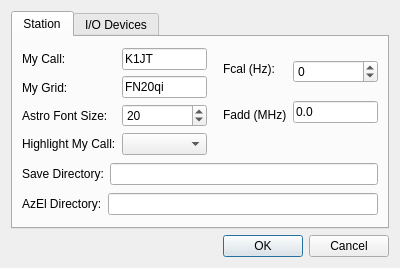
<?xml version="1.0" encoding="UTF-8"?>
<ui version="4.0">
 <class>DialogSndCard</class>
 <widget class="QDialog" name="DialogSndCard">
  <property name="geometry">
   <rect>
    <x>0</x>
    <y>0</y>
    <width>400</width>
    <height>268</height>
   </rect>
  </property>
  <property name="windowTitle">
   <string>Settings</string>
  </property>
  <layout class="QGridLayout" name="gridLayout_2">
   <item row="0" column="0">
    <widget class="QTabWidget" name="ioTabWidget">
     <property name="currentIndex">
      <number>0</number>
     </property>
     <widget class="QWidget" name="tab">
      <attribute name="title">
       <string>Station</string>
      </attribute>
      <layout class="QHBoxLayout" name="horizontalLayout">
       <item>
        <layout class="QVBoxLayout" name="verticalLayout_6">
         <item>
          <layout class="QHBoxLayout" name="horizontalLayout_2">
           <item>
            <layout class="QVBoxLayout" name="verticalLayout">
             <item>
              <widget class="QLabel" name="label">
               <property name="minimumSize">
                <size>
                 <width>0</width>
                 <height>20</height>
                </size>
               </property>
               <property name="text">
                <string>My Call:</string>
               </property>
              </widget>
             </item>
             <item>
              <widget class="QLabel" name="label_2">
               <property name="minimumSize">
                <size>
                 <width>0</width>
                 <height>20</height>
                </size>
               </property>
               <property name="text">
                <string>My Grid:</string>
               </property>
              </widget>
             </item>
             <item>
              <widget class="QLabel" name="label_7">
               <property name="text">
                <string>Astro Font Size:</string>
               </property>
              </widget>
             </item>
             <item>
              <widget class="QLabel" name="label_3">
               <property name="text">
                <string>Highlight My Call:</string>
               </property>
              </widget>
             </item>
            </layout>
           </item>
           <item>
            <layout class="QVBoxLayout" name="verticalLayout_3">
             <item>
              <widget class="QLineEdit" name="myCallEntry">
               <property name="maximumSize">
                <size>
                 <width>16777215</width>
                 <height>16777215</height>
                </size>
               </property>
               <property name="text">
                <string>K1JT</string>
               </property>
              </widget>
             </item>
             <item>
              <widget class="QLineEdit" name="myGridEntry">
               <property name="maximumSize">
                <size>
                 <width>16777215</width>
                 <height>16777215</height>
                </size>
               </property>
               <property name="text">
                <string>FN20qi</string>
               </property>
              </widget>
             </item>
             <item>
              <widget class="QSpinBox" name="astroFont">
               <property name="minimum">
                <number>12</number>
               </property>
               <property name="maximum">
                <number>32</number>
               </property>
               <property name="value">
                <number>20</number>
               </property>
              </widget>
             </item>
             <item>
              <widget class="QComboBox" name="myCallColor"/>
             </item>
            </layout>
           </item>
           <item>
            <spacer name="horizontalSpacer_2">
             <property name="orientation">
              <enum>Qt::Horizontal</enum>
             </property>
             <property name="sizeType">
              <enum>QSizePolicy::Fixed</enum>
             </property>
             <property name="sizeHint" stdset="0">
              <size>
               <width>10</width>
               <height>20</height>
              </size>
             </property>
            </spacer>
           </item>
           <item>
            <layout class="QVBoxLayout" name="verticalLayout_4">
             <item>
              <widget class="QLabel" name="label_9">
               <property name="minimumSize">
                <size>
                 <width>0</width>
                 <height>20</height>
                </size>
               </property>
               <property name="text">
                <string>Fcal (Hz):</string>
               </property>
              </widget>
             </item>
             <item>
              <widget class="QLabel" name="label_11">
               <property name="minimumSize">
                <size>
                 <width>0</width>
                 <height>20</height>
                </size>
               </property>
               <property name="text">
                <string>Fadd (MHz)</string>
               </property>
              </widget>
             </item>
             <item>
              <spacer name="verticalSpacer">
               <property name="orientation">
                <enum>Qt::Vertical</enum>
               </property>
               <property name="sizeType">
                <enum>QSizePolicy::Fixed</enum>
               </property>
               <property name="sizeHint" stdset="0">
                <size>
                 <width>20</width>
                 <height>20</height>
                </size>
               </property>
              </spacer>
             </item>
            </layout>
           </item>
           <item>
            <layout class="QVBoxLayout" name="verticalLayout_5">
             <item>
              <widget class="QSpinBox" name="fCalSpinBox">
               <property name="minimum">
                <number>-50000</number>
               </property>
               <property name="maximum">
                <number>50000</number>
               </property>
              </widget>
             </item>
             <item>
              <widget class="QLineEdit" name="faddEntry">
               <property name="text">
                <string>0.0</string>
               </property>
              </widget>
             </item>
             <item>
              <spacer name="verticalSpacer_3">
               <property name="orientation">
                <enum>Qt::Vertical</enum>
               </property>
               <property name="sizeType">
                <enum>QSizePolicy::Fixed</enum>
               </property>
               <property name="sizeHint" stdset="0">
                <size>
                 <width>20</width>
                 <height>20</height>
                </size>
               </property>
              </spacer>
             </item>
            </layout>
           </item>
          </layout>
         </item>
         <item>
          <layout class="QHBoxLayout" name="horizontalLayout_3">
           <item>
            <widget class="QLabel" name="label_10">
             <property name="minimumSize">
              <size>
               <width>80</width>
               <height>20</height>
              </size>
             </property>
             <property name="text">
              <string>Save Directory:</string>
             </property>
            </widget>
           </item>
           <item>
            <widget class="QLineEdit" name="saveDirEntry">
             <property name="text">
              <string/>
             </property>
            </widget>
           </item>
          </layout>
         </item>
         <item>
          <layout class="QHBoxLayout" name="horizontalLayout_4">
           <item>
            <widget class="QLabel" name="label_6">
             <property name="minimumSize">
              <size>
               <width>80</width>
               <height>20</height>
              </size>
             </property>
             <property name="text">
              <string>AzEl Directory:</string>
             </property>
            </widget>
           </item>
           <item>
            <widget class="QLineEdit" name="azelDirEntry">
             <property name="text">
              <string/>
             </property>
            </widget>
           </item>
          </layout>
         </item>
        </layout>
       </item>
      </layout>
     </widget>
     <widget class="QWidget" name="tab_2">
      <property name="enabled">
       <bool>true</bool>
      </property>
      <attribute name="title">
       <string>I/O Devices</string>
      </attribute>
      <widget class="QWidget" name="layoutWidget_2">
       <property name="geometry">
        <rect>
         <x>0</x>
         <y>10</y>
         <width>255</width>
         <height>64</height>
        </rect>
       </property>
       <layout class="QVBoxLayout" name="verticalLayout_8">
        <item>
         <widget class="QGroupBox" name="groupBox_2">
          <property name="sizePolicy">
           <sizepolicy hsizetype="Preferred" vsizetype="Preferred">
            <horstretch>0</horstretch>
            <verstretch>0</verstretch>
           </sizepolicy>
          </property>
          <property name="title">
           <string>Input from Linrad or SDR Console</string>
          </property>
          <layout class="QGridLayout" name="gridLayout">
           <item row="0" column="0">
            <layout class="QVBoxLayout" name="verticalLayout_7">
             <item>
              <layout class="QHBoxLayout" name="horizontalLayout_8">
               <item>
                <widget class="QSpinBox" name="sb_dB">
                 <property name="enabled">
                  <bool>true</bool>
                 </property>
                 <property name="toolTip">
                  <string>&lt;html&gt;&lt;head/&gt;&lt;body&gt;&lt;p&gt;Adjust to scale digital I/Q data.&lt;/p&gt;&lt;/body&gt;&lt;/html&gt;</string>
                 </property>
                 <property name="suffix">
                  <string>  dB</string>
                 </property>
                 <property name="prefix">
                  <string>Gain  </string>
                 </property>
                 <property name="minimum">
                  <number>-50</number>
                 </property>
                 <property name="maximum">
                  <number>50</number>
                 </property>
                 <property name="singleStep">
                  <number>1</number>
                 </property>
                </widget>
               </item>
               <item>
                <spacer name="horizontalSpacer_11">
                 <property name="orientation">
                  <enum>Qt::Horizontal</enum>
                 </property>
                 <property name="sizeHint" stdset="0">
                  <size>
                   <width>40</width>
                   <height>20</height>
                  </size>
                 </property>
                </spacer>
               </item>
               <item>
                <widget class="QSpinBox" name="sbPort">
                 <property name="minimumSize">
                  <size>
                   <width>57</width>
                   <height>0</height>
                  </size>
                 </property>
                 <property name="minimum">
                  <number>20000</number>
                 </property>
                 <property name="maximum">
                  <number>51000</number>
                 </property>
                 <property name="value">
                  <number>50004</number>
                 </property>
                </widget>
               </item>
               <item>
                <widget class="QLabel" name="label_Port">
                 <property name="sizePolicy">
                  <sizepolicy hsizetype="Fixed" vsizetype="Fixed">
                   <horstretch>0</horstretch>
                   <verstretch>0</verstretch>
                  </sizepolicy>
                 </property>
                 <property name="minimumSize">
                  <size>
                   <width>26</width>
                   <height>0</height>
                  </size>
                 </property>
                 <property name="maximumSize">
                  <size>
                   <width>16777215</width>
                   <height>20</height>
                  </size>
                 </property>
                 <property name="text">
                  <string>Port</string>
                 </property>
                </widget>
               </item>
              </layout>
             </item>
            </layout>
           </item>
          </layout>
         </widget>
        </item>
       </layout>
      </widget>
      <widget class="QGroupBox" name="groupBox">
       <property name="geometry">
        <rect>
         <x>10</x>
         <y>90</y>
         <width>361</width>
         <height>80</height>
        </rect>
       </property>
       <property name="title">
        <string>LiveCQ URL</string>
       </property>
       <widget class="QRadioButton" name="otherBut">
        <property name="geometry">
         <rect>
          <x>10</x>
          <y>50</y>
          <width>51</width>
          <height>20</height>
         </rect>
        </property>
        <property name="text">
         <string>Other</string>
        </property>
       </widget>
       <widget class="QRadioButton" name="w3szBut">
        <property name="geometry">
         <rect>
          <x>10</x>
          <y>20</y>
          <width>131</width>
          <height>20</height>
         </rect>
        </property>
        <property name="text">
         <string>Official QMAP URL</string>
        </property>
       </widget>
       <widget class="QLineEdit" name="otherUrlBox">
        <property name="geometry">
         <rect>
          <x>70</x>
          <y>50</y>
          <width>281</width>
          <height>22</height>
         </rect>
        </property>
        <property name="text">
         <string/>
        </property>
       </widget>
      </widget>
     </widget>
    </widget>
   </item>
   <item row="1" column="0">
    <widget class="QDialogButtonBox" name="buttonBox">
     <property name="orientation">
      <enum>Qt::Horizontal</enum>
     </property>
     <property name="standardButtons">
      <set>QDialogButtonBox::Cancel|QDialogButtonBox::Ok</set>
     </property>
    </widget>
   </item>
  </layout>
 </widget>
 <resources/>
 <connections>
  <connection>
   <sender>buttonBox</sender>
   <signal>accepted()</signal>
   <receiver>DialogSndCard</receiver>
   <slot>accept()</slot>
   <hints>
    <hint type="sourcelabel">
     <x>257</x>
     <y>380</y>
    </hint>
    <hint type="destinationlabel">
     <x>157</x>
     <y>274</y>
    </hint>
   </hints>
  </connection>
  <connection>
   <sender>buttonBox</sender>
   <signal>rejected()</signal>
   <receiver>DialogSndCard</receiver>
   <slot>reject()</slot>
   <hints>
    <hint type="sourcelabel">
     <x>325</x>
     <y>380</y>
    </hint>
    <hint type="destinationlabel">
     <x>286</x>
     <y>274</y>
    </hint>
   </hints>
  </connection>
 </connections>
</ui>
